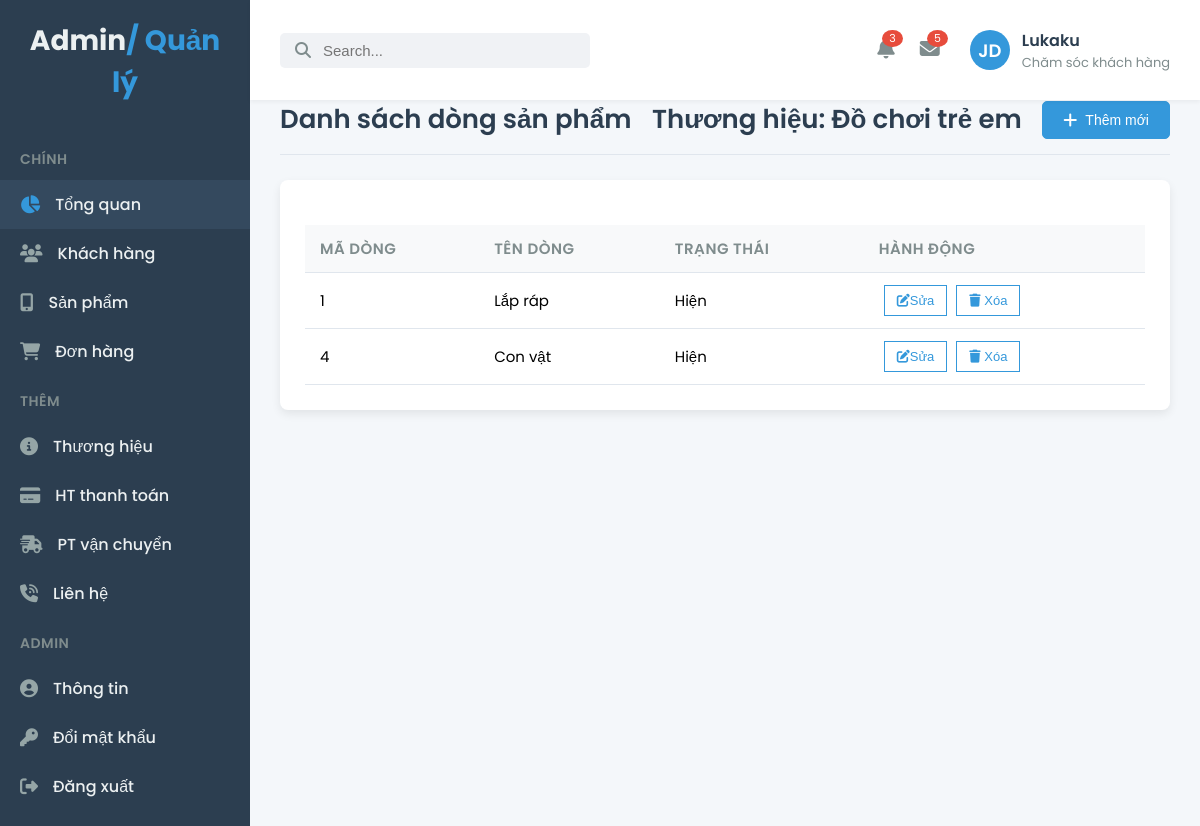
Page /admin/brand-detail.php?brandid=1&brandname=Đồ chơi trẻ em (signed in) on the committed database.
### tables this page shows
CREATE TABLE `dong_sanpham` (
  `id_dong` int(11) NOT NULL,
  `ten_dong` varchar(50) NOT NULL,
  `id_nhanhieu` int(11) NOT NULL,
  `id_danhmuc` int(11) DEFAULT NULL,
  `trangthai` tinyint(4) NOT NULL DEFAULT 0 COMMENT '0: hiện, 1: ẩn'
);

### admin/brand-detail.php (the view, shortened to what this page needs)
<?php
    include_once "sidebar.php";
    require_once "connect.php";
    if(isset($_GET["brandid"])) {
        $brandid = $_GET["brandid"];
        $brandname = $_GET["brandname"];
        $sql = "SELECT * FROM dong_sanpham WHERE id_nhanhieu = $brandid";
        $query = mysqli_query($conn, $sql);
    }
?>
<div class="main-content">
  <div class="page-title">
    <div class="title">Danh sách dòng sản phẩm</div>
    <div class="title">Thương hiệu: <?php echo $brandname ?></div>
    <div class="action-buttons">
      <button class="btn btn-primary">
        <a href="admin-add.php"><i class="fas fa-plus"></i>
        Thêm mới </a>
      </button>
    </div>
  </div>
  <div class="table-card">
    <table class="data-table">
      <thead>
        <tr>
          <th>Mã dòng</th>
          <th>Tên dòng</th>
          <th>Trạng thái</th>
          <th>Hành động</th>
        </tr>
      </thead>
      <tbody>
          <?php foreach($query as $dong): ?>
            <tr>
              <td><?php echo $dong["id_dong"]  ?></td>
              <td><?php echo $dong["ten_dong"] ?></td>
              <td><?php echo $dong["trangthai"] == 0 ? "Hiện" : "Ẩn" ?></td>
              <td>
                  <a href=""><button class="btn btn-outline btn-sm">
                      <i class="fa-solid fa-pen-to-square"></i>Sửa
                  </button></a>
                  <a href="" onclick="return confirm('Bạn có chắc chắn xóa dữ liệu này không?')"><button class="btn btn-outline btn-sm">
                      <i class="fa-solid fa-trash"></i> Xóa
                  </button></a>
              </td>
            </tr>
          <?php endforeach; ?>
      </tbody>
    </table>
  </div>
</div>
<?php include_once "footer.php" ?>

### css/style.css (style rules this page uses)
body { font-family: 'Poppins', sans-serif; margin: 0; background-color: #f4f7fa; display: flex; min-height: 100vh; }
.main-content { flex-grow: 1; padding: 30px; background-color: #f4f7fa; overflow-y: auto; }
.page-title { display: flex; justify-content: space-between; align-items: center; margin-bottom: 25px; padding-bottom: 15px; border-bottom: 1px solid #e0e6ed; }
.page-title .title { font-size: 26px; font-weight: 600; color: #2c3e50; }
.action-buttons .btn { padding: 10px 20px; border-radius: 5px; font-size: 14px; font-weight: 500; cursor: pointer; transition: all 0.3s ease; text-decoration: none; display: inline-flex; align-items: center; justify-content: center; color: #ffffff; }
.action-buttons .btn a { color: #ffffff; text-decoration: none; display: flex; align-items: center; }
.action-buttons .btn i { margin-right: 8px; font-size: 16px; }
.btn-primary { background-color: #3498db; border: 1px solid #3498db; color: #ffffff; }
.btn-outline { background-color: transparent; border: 1px solid #7f8c8d; color: #7f8c8d; margin-left: 10px; }
.table-card { background-color: #ffffff; border-radius: 8px; box-shadow: 0 4px 10px rgba(0, 0, 0, 0.08); padding: 25px; margin-bottom: 30px; }
.data-table { width: 100%; border-collapse: collapse; font-size: 15px; text-align: left; }
.data-table th, .data-table td { padding: 12px 15px; border-bottom: 1px solid #e0e6ed; }
.data-table th { background-color: #f8f9fa; color: #7f8c8d; font-weight: 600; text-transform: uppercase; letter-spacing: 0.5px; }
.btn-sm { padding: 7px 12px; font-size: 13px; margin-left: 5px; }
.btn-outline.btn-sm { color: #3498db; border-color: #3498db; background-color: transparent; }
.main-content { flex-grow: 1; padding: 30px; background-color: #f4f7fa; overflow-y: auto; margin-top: 70px; }

### rows in the picture
dong_sanpham: id_dong "1", ten_dong "Lắp ráp", trangthai "Hiện"
dong_sanpham: id_dong "4", ten_dong "Con vật", trangthai "Hiện"

### other values in the picture
$name "Lukaku"
$brandname "Đồ chơi trẻ em"
